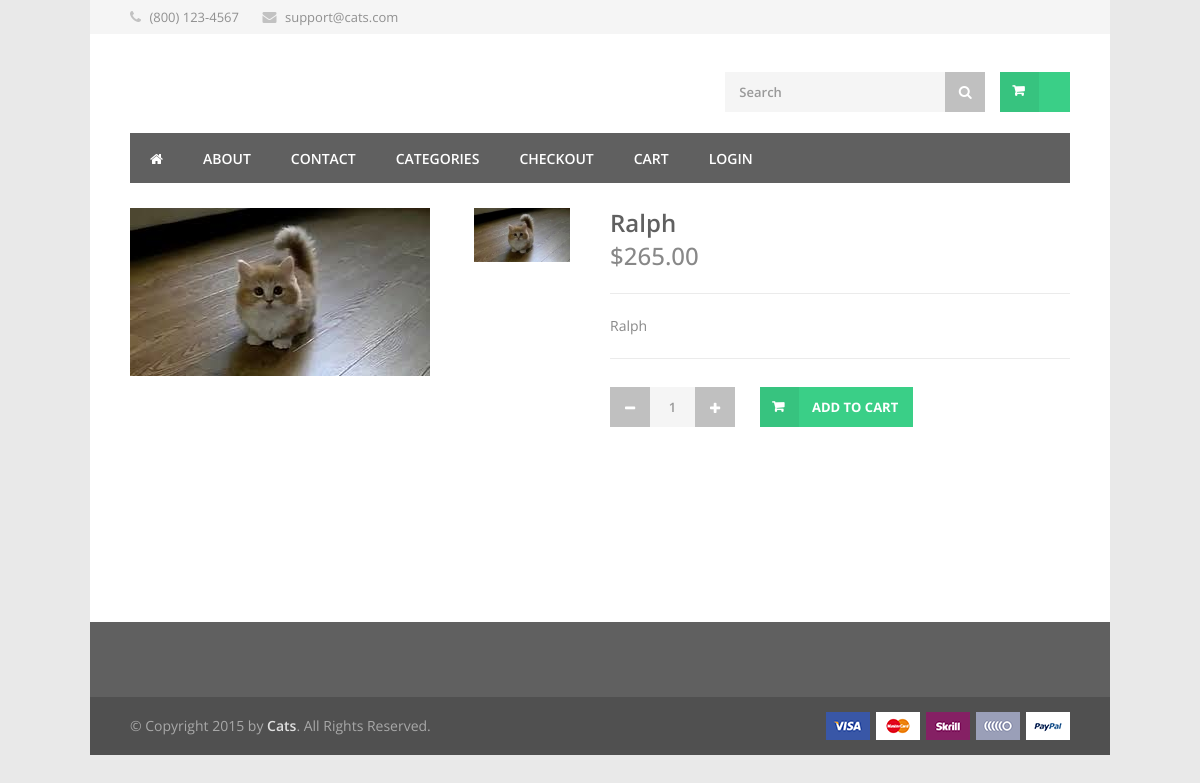
The app's page /details/19 with its own data.
### polls/models.py (models this page shows)
class Item(models.Model):
	price = models.IntegerField(default=0)
	description = models.CharField(max_length=20)
	category = models.ForeignKey(Category)
	picture = models.CharField(max_length=50)
	def __unicode__(self):
		return self.description

### polls/views.py (the view)
# urls.py: url(r'^details/(?P<itemId>[0-9]+)$', views.details, name="details"),
def details(request, itemId=0):
	title = "Details";
	if 'purchase' in request.GET:
		item = Item.objects.filter(id=itemId);
		makeCart(request, item[0]);
	i = Item.objects.filter(id=itemId);
	context = {'item': i[0]};
	request.session.name = "Adam";
	return render(request, 'details.html', context);

### polls/templates/details.html (shortened to what this page needs)
{% include "head.html" %}
{% load staticfiles %}
<div class="container">
	<div class="eight columns" >
		<div class="slider-padding">
			<div id="product-slider-vertical" class="royalSlider rsDefault">
			    <a href="images/product_item_04a-big.jpg" class="mfp-gallery" title="First Title"><img class="rsImg" src="{% static '' %}{{ item.picture }}.jpg" data-rsTmb="{% static '' %}{{ item.picture }}.jpg" alt="" /></a>
			 </div>
		</div>
	</div>
	<div class="eight columns">
		<div class="product-page">
			<section class="title">
				<h2>{{ item }}</h2>
				<span class="product-price">${{ item.price }}.00</span>
			</section>
			<section>
				<p class="margin-reset">{{ item.description }}</p>
			</section>
			<section class="linking">
					<form action='#'>
						<div class="qtyminus"></div>
						<input type='text' name="quantity" value='1' class="qty" />
						<div class="qtyplus"></div>
					</form>
					<a href="{% url 'polls:cart' %}/{{ item.id }}?purchase=True" class="button adc">Add to Cart</a>
			</section>
		</div>
	</div>
</div>
{% include "foot.html" %}

### polls/static/polls/css/colors/green.css (style rules this page uses)
.top-search button:hover, .cart-buttons a, .cart-buttons a.checkout, .menu > li:hover .current, .menu > li.sfHover .current, .menu > li:hover, .menu > li.sfHover, li.dropdown ul li a:hover, #jPanelMenu-menu li a:hover, input[type="button"], input[type="submit"], a.button, a.button.color, a.button.dark:hover, a.button.gray:hover, .icon-box:hover span, .tp-leftarrow:hover, .tp-rightarrow:hover, .sb-navigation-left:hover, .sb-navigation-right:hover, .product-discount, .newsletter-btn, #categories li a:hover, #categories li a.active, .flexslider .flex-prev:hover, .flexslider .flex-next:hover, .rsDefault .rsArrowIcn:hover, .hover-icon, #backtotop a:hover, #filters a:hover, #filters a.selected { background-color: #3acf87; }
a, .happy-clients-author, #categories li li a.active span, #categories li li a.active, #additional-menu ul li a:hover, #additional-menu ul li a:hover span, .mega a:hover, .mega ul li p a, #not-found i, .dropcap, .list-1.color li:before, .list-2.color li:before, .list-3.color li:before, .list-4.color li:before, .comment-by span.reply a:hover, .comment-by span.reply a:hover i, #categories li ul li a:hover span, #categories li ul li a:hover, table .cart-title a:hover, .st-val a:hover, .meta a:hover { color: #3acf87; }

### polls/static/polls/css/base.css (style rules this page uses)
html, body, div, span, applet, object, iframe, h1, h2, h3, h4, h5, h6, p, blockquote, pre, a, abbr, acronym, address, big, cite, code, del, dfn, em, img, ins, kbd, q, s, samp, small, strike, strong, sub, sup, tt, var, b, u, i, center, dl, dt, dd, ol, ul, li, fieldset, form, label, legend, table, caption, tbody, tfoot, thead, tr, th, td, article, aside, canvas, details, embed, figure, figcaption, footer, header, hgroup, menu, nav, output, ruby, section, summary, time, mark, audio, video { margin: 0; padding: 0; border: 0; font-size: 100%; font: inherit; vertical-align: baseline; }
article, aside, details, figcaption, figure, footer, header, hgroup, menu, nav, section { display: block; }
body { line-height: 1; }
body { background: #fff; font-size: 14px; line-height: 24px; color: #888; -webkit-font-smoothing: antialiased; -webkit-text-size-adjust: 100%; }
body.boxed { margin: 0 auto; background: #e9e9e9; }
body, h1, h2, h3, h4, h5, h6, input[type="button"], input[type="submit"], input[type="text"], input[type="password"], input[type="email"], textarea, select, button { font-family: "Open Sans", "HelveticaNeue", "Helvetica Neue", Helvetica, Arial, sans-serif; }
#wrapper img { height: auto; max-width: 100%; }
img, object, video { height: auto; display:block; }
img { width: auto; border: 0; -ms-interpolation-mode: bicubic; }
.margin-reset { margin: 0 !important; }
h1, h2, h3, h4, h5, h6 { color: #606060; font-weight: 500; }
h2 { font-size: 24px; line-height: 30px; }
p { margin: 0 0 15px 0; line-height: 24px; }
a { color: #3acf87; text-decoration: none; outline: 0; -webkit-transition: color 0.2s ease-in-out; -moz-transition: color 0.2s ease-in-out; -o-transition: color 0.2s ease-in-out; -transition: color 0.2s ease-in-out; }
input[type="text"], input[type="password"], input[type="email"], textarea, select { padding: 10px 12px; outline: none; font-size: 13px; color: #999; margin: 0; max-width: 100%; display: block; background: #f5f5f5; border: 1px solid #f5f5f5; font-weight: 600; }
input { -webkit-transition: all 0.1s ease-in-out; -moz-transition: all 0.1s ease-in-out; -o-transition: all 0.1s ease-in-out; -ms-transition: all 0.1s ease-in-out; transition: all 0.1s ease-in-out; }

### polls/static/polls/css/responsive.css (style rules this page uses)
.container .column, .container .columns { float: left; display: inline; margin-left: 10px; margin-right: 10px; }
.container .eight.columns { width: 580px; }
body.boxed, .fullwidth-element { width: 1290px; }
@media only screen and (min-width: 960px) and (max-width: 1389px) { .container { position: relative; width: 960px; margin: 0 auto; padding: 0; } }
@media only screen and (min-width: 960px) and (max-width: 1389px) { .container .column, .container .columns { float: left; display: inline; margin-left: 10px; margin-right: 10px; } }
@media only screen and (min-width: 960px) and (max-width: 1389px) { .container .eight.columns { width: 460px; } }
@media only screen and (min-width: 960px) and (max-width: 1389px) { body.boxed, .fullwidth-element { width: 1020px; } }
.container:after { content: "\0020"; display: block; height: 0; clear: both; visibility: hidden; }

### records on screen
Item: picture (picture), description "Ralph", price "265"
